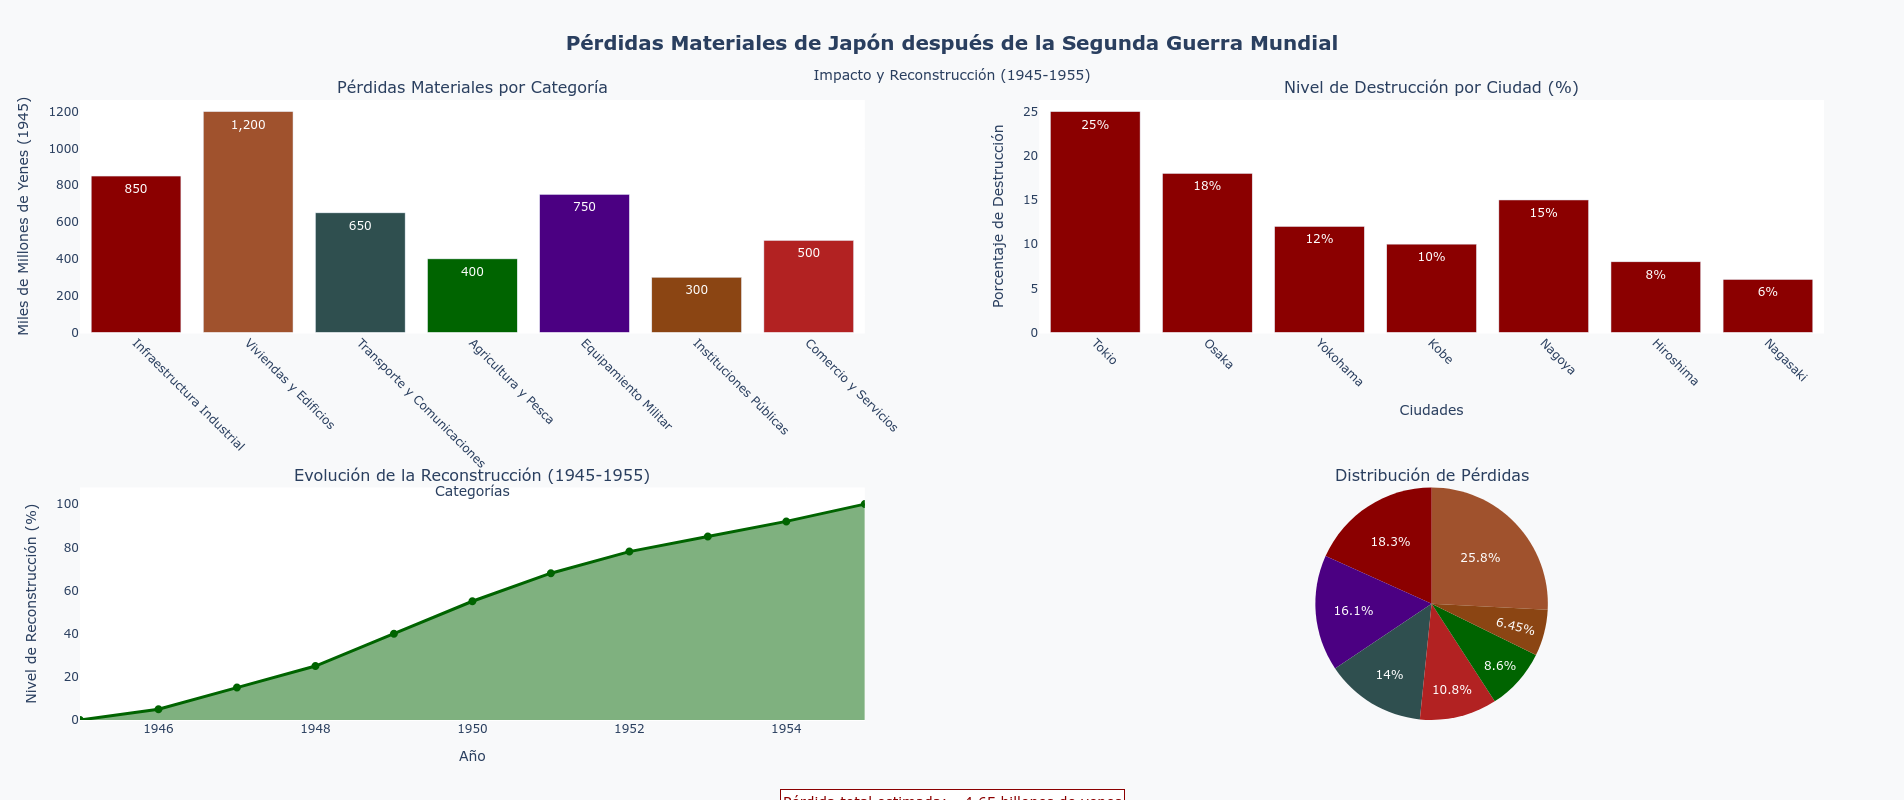

Source code (Python):
import plotly.graph_objects as go
import plotly.express as px
from plotly.subplots import make_subplots
import pandas as pd

# Datos de pérdidas materiales de Japón después de la Segunda Guerra Mundial
# (Valores aproximados basados en registros históricos)

# Pérdidas por categoría (en miles de millones de yenes de 1945)
categorias = [
    'Infraestructura Industrial',
    'Viviendas y Edificios',
    'Transporte y Comunicaciones',
    'Agricultura y Pesca',
    'Equipamiento Militar',
    'Instituciones Públicas',
    'Comercio y Servicios'
]

perdidas_valor = [850, 1200, 650, 400, 750, 300, 500]  # En miles de millones de yenes 1945

# Pérdidas por región (ciudades más afectadas)
ciudades = ['Tokio', 'Osaka', 'Yokohama', 'Kobe', 'Nagoya', 'Hiroshima', 'Nagasaki']
perdidas_ciudades = [25, 18, 12, 10, 15, 8, 6]  # Porcentaje de destrucción

# Evolución temporal de la reconstrucción (1945-1955)
años = list(range(1945, 1956))
nivel_reconstruccion = [0, 5, 15, 25, 40, 55, 68, 78, 85, 92, 100]

# Crear subplots
fig = make_subplots(
    rows=2, cols=2,
    subplot_titles=(
        'Pérdidas Materiales por Categoría',
        'Nivel de Destrucción por Ciudad (%)',
        'Evolución de la Reconstrucción (1945-1955)',
        'Distribución de Pérdidas'
    ),
    specs=[[{"type": "bar"}, {"type": "bar"}],
           [{"type": "scatter"}, {"type": "pie"}]]
)

# Gráfico 1: Pérdidas por categoría
fig.add_trace(
    go.Bar(
        x=categorias,
        y=perdidas_valor,
        name='Pérdidas (Miles de Millones ¥)',
        marker_color=['#8B0000', '#A0522D', '#2F4F4F', '#006400', '#4B0082', '#8B4513', '#B22222'],
        text=[f'{val:,}' for val in perdidas_valor],
        textposition='auto'
    ),
    row=1, col=1
)

# Gráfico 2: Destrucción por ciudad
fig.add_trace(
    go.Bar(
        x=ciudades,
        y=perdidas_ciudades,
        name='% Destrucción',
        marker_color='darkred',
        text=[f'{val}%' for val in perdidas_ciudades],
        textposition='auto'
    ),
    row=1, col=2
)

# Gráfico 3: Evolución de reconstrucción
fig.add_trace(
    go.Scatter(
        x=años,
        y=nivel_reconstruccion,
        mode='lines+markers',
        name='Nivel de Reconstrucción (%)',
        line=dict(color='darkgreen', width=3),
        marker=dict(size=8, color='darkgreen'),
        fill='tonexty'
    ),
    row=2, col=1
)

# Gráfico 4: Distribución de pérdidas (pie chart)
fig.add_trace(
    go.Pie(
        labels=categorias,
        values=perdidas_valor,
        name="Distribución",
        marker_colors=['#8B0000', '#A0522D', '#2F4F4F', '#006400', '#4B0082', '#8B4513', '#B22222']
    ),
    row=2, col=2
)

# Actualizar layout
fig.update_layout(
    height=800,
    title={
        'text': '<b>Pérdidas Materiales de Japón después de la Segunda Guerra Mundial</b><br><sub>Impacto y Reconstrucción (1945-1955)</sub>',
        'x': 0.5,
        'xanchor': 'center',
        'font': {'size': 20}
    },
    showlegend=False,
    plot_bgcolor='white',
    paper_bgcolor='#f8f9fa'
)

# Personalizar ejes y títulos
fig.update_xaxes(title_text="Categorías", row=1, col=1, tickangle=45)
fig.update_yaxes(title_text="Miles de Millones de Yenes (1945)", row=1, col=1)

fig.update_xaxes(title_text="Ciudades", row=1, col=2, tickangle=45)
fig.update_yaxes(title_text="Porcentaje de Destrucción", row=1, col=2)

fig.update_xaxes(title_text="Año", row=2, col=1)
fig.update_yaxes(title_text="Nivel de Reconstrucción (%)", row=2, col=1)

# Añadir anotaciones informativas
fig.add_annotation(
    text="Pérdida total estimada: ~4.65 billones de yenes",
    xref="paper", yref="paper",
    x=0.5, y=-0.15,
    showarrow=False,
    font=dict(size=14, color="darkred"),
    bgcolor="white",
    bordercolor="darkred",
    borderwidth=1
)

# Mostrar el gráfico
fig.show()

# Opcional: Guardar como HTML
# fig.write_html("perdidas_japon_wwii.html")

print("Gráfico generado exitosamente!")
print(f"Pérdida total estimada: {sum(perdidas_valor):,} miles de millones de yenes (1945)")
print("El gráfico muestra múltiples perspectivas de las pérdidas materiales y la reconstrucción de Japón.")
